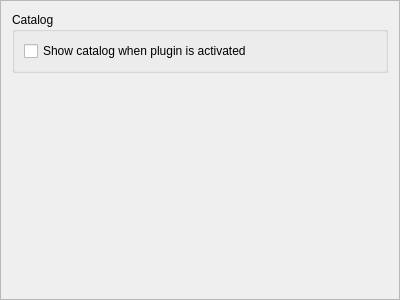
<?xml version="1.0" encoding="UTF-8"?>
<ui version="4.0">
 <class>DisplayGPSBabelOptionsFrame</class>
 <widget class="QFrame" name="DisplayGPSBabelOptionsFrame">
  <property name="geometry">
   <rect>
    <x>0</x>
    <y>0</y>
    <width>400</width>
    <height>300</height>
   </rect>
  </property>
  <property name="windowTitle">
   <string>Frame</string>
  </property>
  <property name="frameShape">
   <enum>QFrame::StyledPanel</enum>
  </property>
  <property name="frameShadow">
   <enum>QFrame::Raised</enum>
  </property>
  <layout class="QVBoxLayout" name="verticalLayout">
   <item>
    <widget class="QGroupBox" name="groupBoxCatalog">
     <property name="title">
      <string>Catalog</string>
     </property>
     <layout class="QVBoxLayout" name="verticalLayout_2">
      <item>
       <widget class="QCheckBox" name="checkBoxShowCatalog">
        <property name="text">
         <string>Show catalog when plugin is activated</string>
        </property>
       </widget>
      </item>
     </layout>
    </widget>
   </item>
   <item>
    <spacer name="verticalSpacer">
     <property name="orientation">
      <enum>Qt::Vertical</enum>
     </property>
     <property name="sizeHint" stdset="0">
      <size>
       <width>20</width>
       <height>213</height>
      </size>
     </property>
    </spacer>
   </item>
  </layout>
 </widget>
 <resources/>
 <connections/>
</ui>
